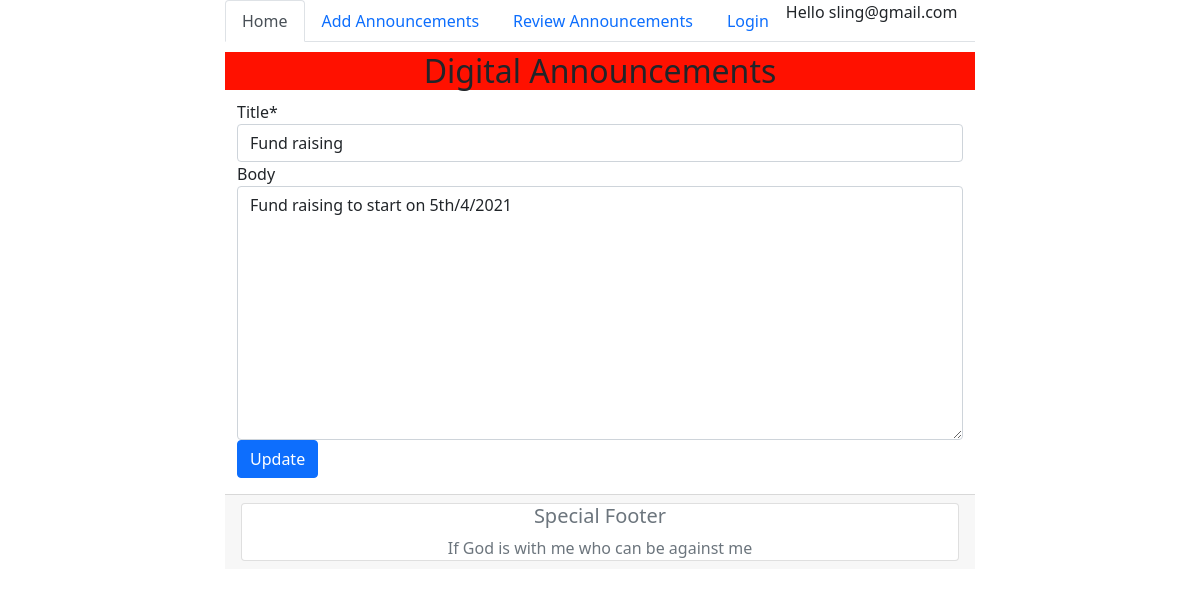
The app's page /update_announcements/2/ (signed in) with its own data.
### users/models.py (models this page shows)
class CustomUser(AbstractUser):
    email = models.EmailField(unique=True,verbose_name='email address')
    USERNAME_FIELD = 'email'
    REQUIRED_FIELDS=[]
    objects = CustomUserManager()

### announcement/models.py (models this page shows, shortened)
class Post(models.Model):
    title = models.CharField(max_length=250)
    body = models.TextField(blank=True, null=True)
    date_posted = models.DateTimeField(auto_now_add=True)
    date_updated = models.DateTimeField(auto_now=True)
    class Meta:
        ordering = ['-date_updated']

### announcement/views.py (the view)
# urls.py: path('update_announcements/<str:pk>/',update_announcements, name='update_announcements'),
def update_announcements(request, pk):
    post = get_object_or_404(Post,pk=pk)
    form = PostForm(request.POST or None, instance=post)
    if form.is_valid():
        form.save()
        return redirect('review_announcements')
    context = {
        'form':form
    }
    return render(request,'announcement/update_announcements.html',context)

### announcement/forms.py
class PostForm(ModelForm):
    class Meta:
        model = Post
        fields = ['title', 'body']

### templates/announcement/update_announcements.html (shortened to what this page needs)
{% extends 'base.html' %}
{% block content%}
{% load crispy_forms_tags %}
<div class="container-sm">
    <form action="" method="POST">
        {{form|crispy}}
        <input class="btn btn-primary" type="submit" value="Update">
    </form>
</div>
{% endblock %}

### templates/base.html (shortened to what this page needs)
{% load static %}
<html lang="en">
<head>
    <link href="https://cdn.jsdelivr.net/npm/bootstrap@5.0.0-beta2/dist/css/bootstrap.min.css" rel="stylesheet">
    <link rel="stylesheet" type="text/css" href="{% static 'css/main.css' %}">
</head>
<body>
    <ul  class="nav nav-tabs" class="body">
        <li class="nav-item">
          <a class="nav-link active" aria-current="page" href="/">Home</a>
        </li>
        <li class="nav-item">
          <a class="nav-link" href="{% url 'announcements'%}">Add Announcements</a>
        </li>
        <li class="nav-item">
          <a class="nav-link" href="{%url 'review_announcements'%}">Review Announcements</a>
        </li>
        <li class="nav-item">
          <a class="nav-link" href="{% url 'account_login' %}" tabindex="-1" aria-disabled="true">Login</a>
        </li>
        <li>
          <span>Hello {{request.user}}</span>
        </li>
    </ul>
    <div class="header">
        <h2 class='header'>Digital Announcements </h2>
    </div>
    {% block content%}
    {% endblock %}
    <div class="card-footer text-muted">
        <div class="card text-center">
            <h5 class="card-title">Special Footer</h5>
            <p class="card-text">If God is with me who can be against me</p>
        </div>
    </div>
</body>
</html>

### static/css/main.css (style rules this page uses)
.header { background:rgb(255, 17, 0); position: center; flex-direction: column; margin: 10 auto; text-align: center; align-items: center }
body { position: relative; width: 750px; margin: 0 auto; background-repeat: repeat-x; }

### records on screen
CustomUser: user "sling@gmail.com"
Post: title "Fund raising", body "Fund raising to start on 5th/4/2021"
